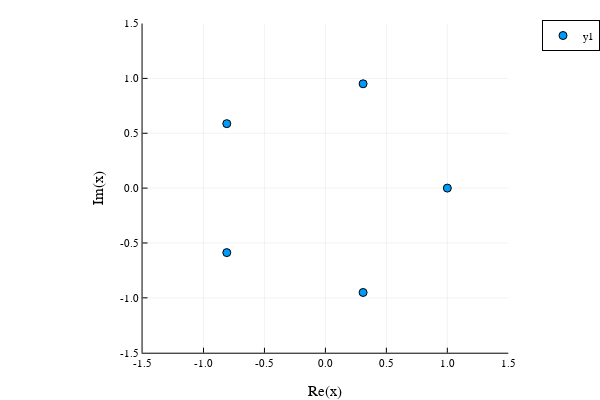

Notebook code cell kept with this figure:
### Code cell
#複素数平面上に図示

using Plots
scatter(Z,
          xlim=(-1.5,1.5),
          ylim=(-1.5,1.5),
          aspectratio=true)

### Figure 1 — Plotly figure (JSON) as saved in the notebook; plotly's stock layout.template omitted (floating-point values rounded to 4 significant figures)
{"data": [{"colorbar": {"len": 0.9143, "title": "", "x": 0.8471, "y": 0.533}, "legendgroup": "y1", "marker": {"color": "rgba(0, 154, 250, 1.000)", "line": {"color": "rgba(0, 0, 0, 1.000)", "width": 1}, "size": 8, "symbol": "circle"}, "mode": "markers", "name": "y1", "showlegend": true, "type": "scatter", "x": [-0.809, -0.809, 0.309, 0.309, 1.0], "xaxis": "x", "y": [-0.5878, 0.5878, -0.9511, 0.9511, 0], "yaxis": "y"}], "layout": {"annotations": [], "height": 400, "legend": {"bgcolor": "rgba(255, 255, 255, 1.000)", "bordercolor": "rgba(0, 0, 0, 1.000)", "borderwidth": 1, "font": {"color": "rgba(0, 0, 0, 1.000)", "family": "sans-serif", "size": 11}, "title": {"font": {"color": "rgba(0, 0, 0, 1.000)", "family": "sans-serif", "size": 15}, "text": ""}, "tracegroupgap": 0, "traceorder": "normal", "x": 1, "xanchor": "auto", "y": 1, "yanchor": "auto"}, "margin": {"b": 20, "l": 0, "r": 0, "t": 20}, "paper_bgcolor": "rgba(255, 255, 255, 1.000)", "plot_bgcolor": "rgba(255, 255, 255, 1.000)", "showlegend": true, "width": 600, "xaxis": {"anchor": "y", "domain": [0.2376, 0.8471], "gridcolor": "rgba(0, 0, 0, 0.100)", "gridwidth": 0.5, "linecolor": "rgba(0, 0, 0, 1.000)", "mirror": false, "range": [-1.5, 1.5], "showgrid": true, "showline": true, "showticklabels": true, "tickangle": 0, "tickcolor": "rgb(0, 0, 0)", "tickfont": {"color": "rgba(0, 0, 0, 1.000)", "family": "sans-serif", "size": 11}, "tickmode": "array", "ticks": "inside", "ticktext": ["-1.5", "-1.0", "-0.5", "0.0", "0.5", "1.0", "1.5"], "tickvals": [-1.5, -1, -0.5, 0, 0.5, 1, 1.5], "title": "Re(x)", "titlefont": {"color": "rgba(0, 0, 0, 1.000)", "family": "sans-serif", "size": 15}, "type": "-", "visible": true, "zeroline": false, "zerolinecolor": "rgba(0, 0, 0, 1.000)"}, "yaxis": {"anchor": "x", "domain": [0.07581, 0.9902], "gridcolor": "rgba(0, 0, 0, 0.100)", "gridwidth": 0.5, "linecolor": "rgba(0, 0, 0, 1.000)", "mirror": false, "range": [-1.5, 1.5], "showgrid": true, "showline": true, "showticklabels": true, "tickangle": 0, "tickcolor": "rgb(0, 0, 0)", "tickfont": {"color": "rgba(0, 0, 0, 1.000)", "family": "sans-serif", "size": 11}, "tickmode": "array", "ticks": "inside", "ticktext": ["-1.5", "-1.0", "-0.5", "0.0", "0.5", "1.0", "1.5"], "tickvals": [-1.5, -1, -0.5, 0, 0.5, 1, 1.5], "title": "Im(x)", "titlefont": {"color": "rgba(0, 0, 0, 1.000)", "family": "sans-serif", "size": 15}, "type": "-", "visible": true, "zeroline": false, "zerolinecolor": "rgba(0, 0, 0, 1.000)"}}}
